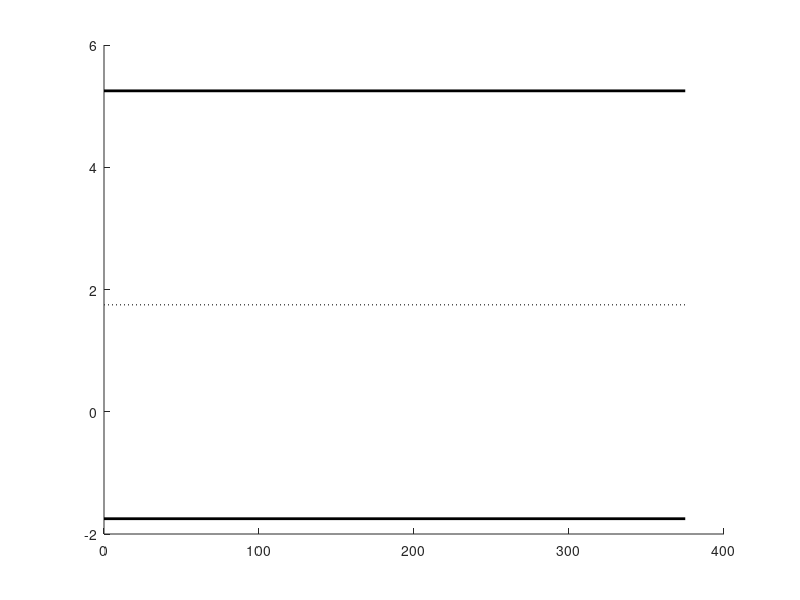

Source code (MATLAB): (Note: this script raises an error after producing the figure.)
figure(17)
l1=line([0,375],[1.75,1.75],'LineStyle',':','LineWidth',1,'Color',[0.25,0.25,0.25]);
l2=line([0,375],[-1.75,-1.75],'LineStyle','-','LineWidth',2,'Color',[0,0,0]);
l3=line([0,375],[5.25,5.25],'LineStyle','-','LineWidth',2,'Color',[0,0,0]);
text(240,4.25,'overtaking','Fontsize',fonts_ticks-1)
text(240,3.5,'lane','Fontsize',fonts_ticks-1)
text(240,0.7,'ego (default)','Fontsize',fonts_ticks-1)
text(240,-0.25,'lane','Fontsize',fonts_ticks-1)
ylim([-1.75,5.25])
xlim([0,300])
xlabel('Distance travelled after overtaken car appeared [m]')
ylabel('Lateral deviation [m] ')
title('2a. DRF model')
set(gca,'FontSize',fonts_ticks);
set(gcf, 'PaperUnits', 'centimeters');
set(gcf, 'PaperPosition', [0 0 x_width y_width]); 
% print -dpdf -painters overtaking3_on_latdev
% saveas(gcf,'overtaking3_on_latdev.png')

figure(18)
ylim([0,30])
yticks([0,15,30])
yticklabels({'0','15','30'})
xlim([0,300])
xlabel('Distance travelled after overtaken car appeared [m]')
ylabel('Speed [m s^{-1}]')
title('2d. DRF model')
set(gca,'FontSize',fonts_ticks);
set(gcf, 'PaperUnits', 'centimeters');
set(gcf, 'PaperPosition', [0 0 x_width y_width]); 
% saveas(gcf,'overtaking3_on_speed.png')
% print -dpdf -painters overtaking3_on_speed

figure(19)
clear xticks
xticks([0,1,2,3])
xticklabels({'','7.5','10',''})
xlim([0,3])
ylim([3,7])
yticks([3,5,7])
yticklabels({'3','5','7'})
xlabel('Overtaken car speed [m s^{-1}] ')
ylabel('TTC at lane change [s]      ')
title('2e. DRF model')
set(gca,'FontSize',fonts_ticks);
set(gcf, 'PaperUnits', 'centimeters');
set(gcf, 'PaperPosition', [0 0 x_width/2 y_width]); 
% print -dpdf -painters overtaking3_on_ttc_point
% saveas(gcf,'overtaking3_on_ttc_point.png')

figure(20)
clear xticks
xticks([0,1,2,3])
xticklabels({'','7.5','10',''})
xlim([0,3])
ylim([130,190])
clear yticks
yticks([130,150,170,190])
yticklabels({'130','150','170','190'})
xlabel('Overtaken car speed [m s^{-1}] ')
ylabel('Overtake distance [m]     ')
title('2b. DRF model')
set(gca,'FontSize',fonts_ticks);
set(gcf, 'PaperUnits', 'centimeters');
set(gcf, 'PaperPosition', [0 0 x_width/2 y_width]); 
% print -dpdf -painters overtaking3_on_dist_point
% saveas(gcf,'overtaking3_on_dist_point.png')
